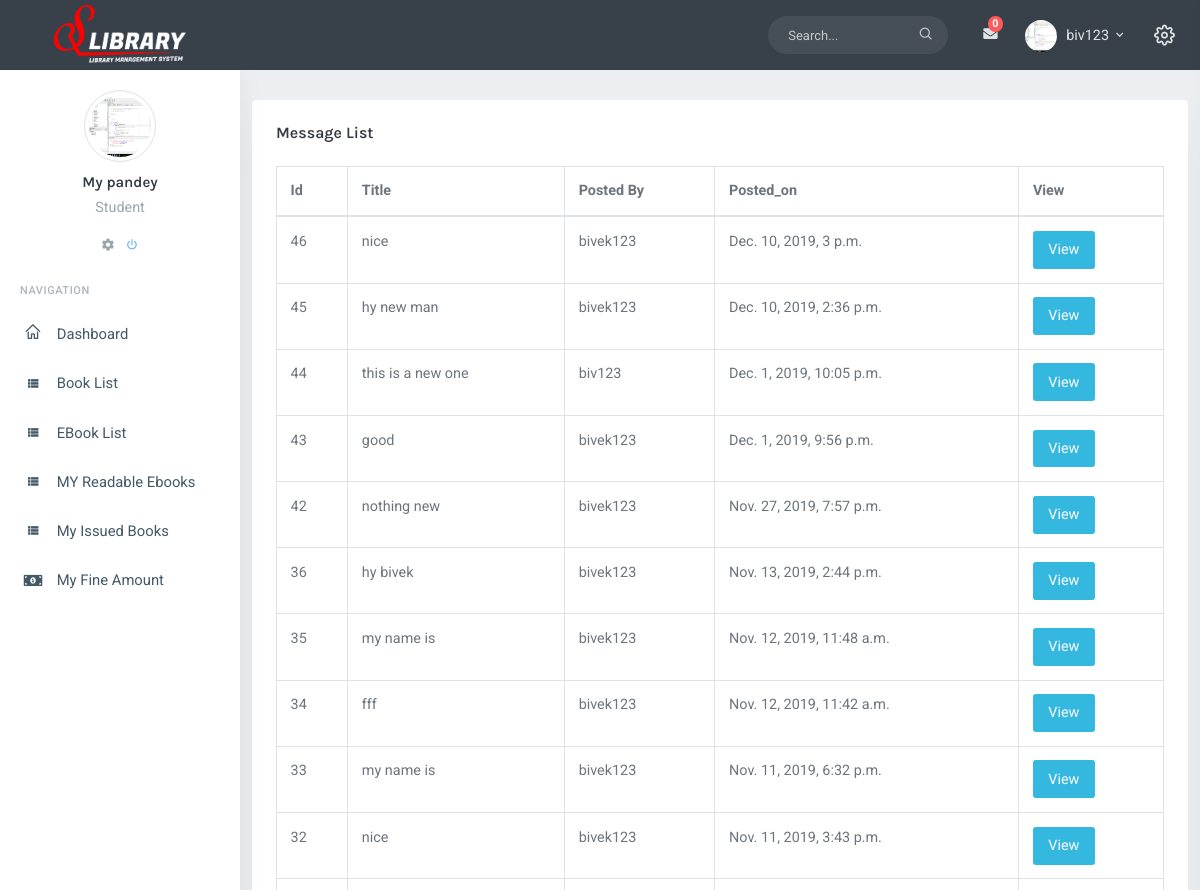
The app's page /view-message/ (signed in, upper part), older data.
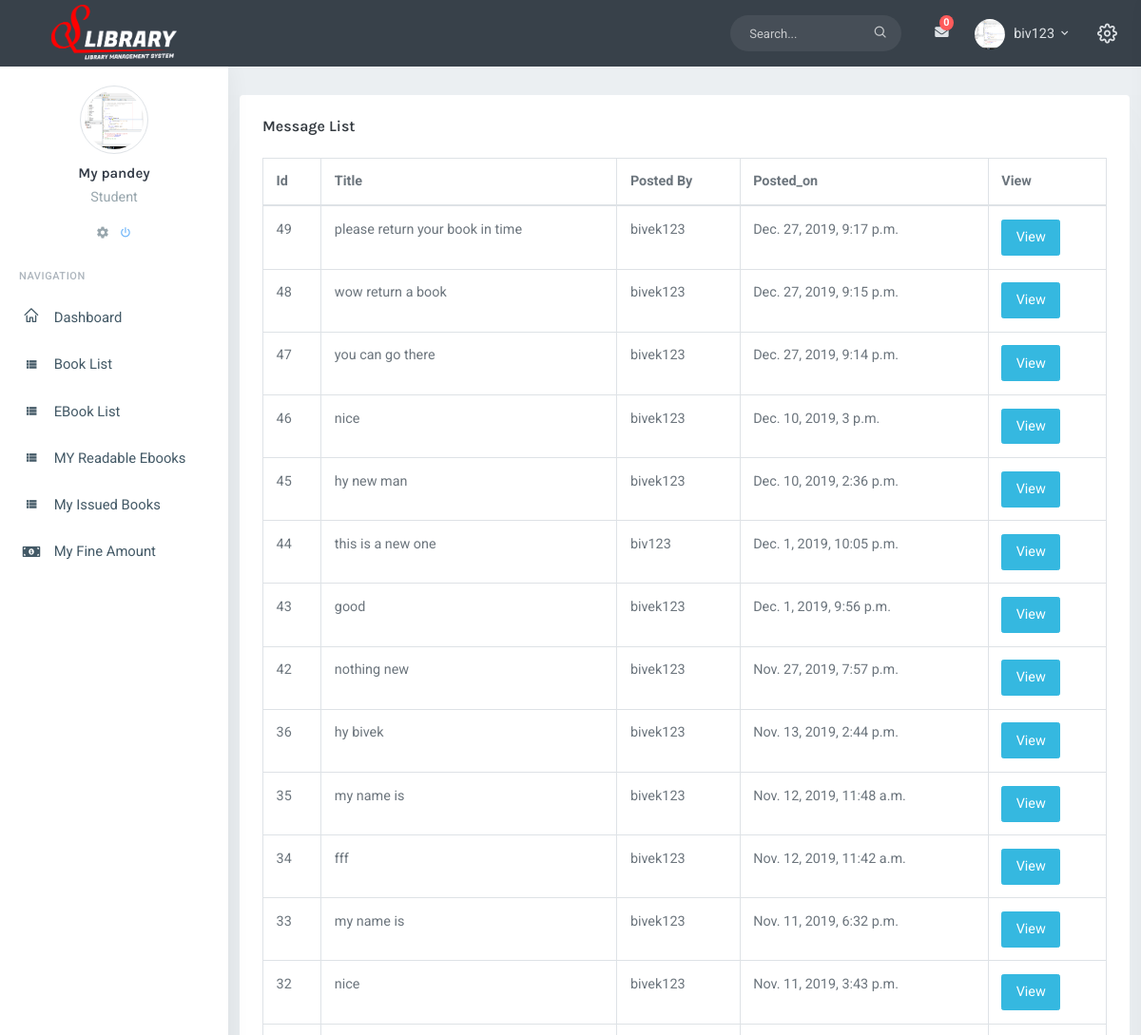
The same page, newer data.
### operations/models.py (models this page shows)
class Message(models.Model):
	title=models.CharField(max_length=120)
	Description=models.TextField()
	Posted_on=models.DateTimeField(auto_now_add=True)
	posted_to=models.ForeignKey(settings.AUTH_USER_MODEL,
		related_name='librarian', on_delete=models.CASCADE)
	posted_by=models.ForeignKey(settings.AUTH_USER_MODEL,
		related_name='std', on_delete=models.CASCADE)
	read=models.BooleanField(default=False)

### account/models.py (models this page shows)
class User(AbstractUser):
	CHOICES = (
        ('Librarian', 'Librarian'),
        ('Student', 'Student'),
    )
	Role=models.CharField(max_length=20,
		choices=CHOICES,
		default='Student')
	profile_pic=models.ImageField(upload_to='profile-pic',
		default='profile-pic/user.jpg')
	barcode=models.ImageField(blank=True, null=True)
	contact=models.CharField(max_length=100)
	is_active=models.BooleanField(default=False)

### operations/decorators.py (the view)
		def wrap(request, *args, **kwargs):
			if request.user.Role in allowed_roles:
				return func(request, *args, **kwargs)
			else:
				raise PermissionDenied

### operations/context_processors.py (called while the page is built)
def my_context_processor(request):
    if request.user.is_authenticated:
        count=Message.objects.filter(posted_to=request.user, read=False).count()
        msgs=Message.objects.filter(posted_to=request.user).order_by('Posted_on')[::-1]
        sent_msgs=Message.objects.filter(
            posted_by=request.user).order_by('Posted_on')[::-1]
        return {
            'count': count,
            'msgs':msgs,
            'sent_msgs':sent_msgs
        }
    return {}

def get_all_catagory(request):
    catagories=Catagory.objects.all()
    return {'catagories':catagories}

def issue_requests(request):
    issue_requests=EbookRequest.objects.all().count()
    return {'issue_requests':issue_requests}

### operations/views.py (called while the page is built)
@login_required
@role_required(allowed_roles=['Student'])
def ViewMessage(request):
    msgs=Message.objects.filter(
        posted_to=request.user
        ).order_by('Posted_on')[::-1]
    return render(request, 'operations/list-msg.html', {
        'msgs':msgs,
        })

### operations/templates/operations/list-msg.html (shortened to what this page needs)
{%extends 'operations/index.html'%}
{% block content %}
<div class="row">
  <div class="col-12">
    <div class="card-box table-responsive">
      <h4 class="mt-0 header-title">Message List</h4>
      <table id="responsive-datatable1" class="table table-bordered table-bordered dt-responsive nowrap">
        <thead>
          <tr>
            <th>Id</th>
            <th>Title</th>
            <th>Posted By</th>
            <th>Posted_on</th>
            <th>View</th>
          </tr>
        </thead>
        <tbody>
          {% for msg in msgs %}
          <tr>
             {% if msg.read == False %}
             <td><h5>{{msg.id}}</h5></td>
            <td><h5>{{msg.title}}</h5></td>
            <td><h5>{{msg.posted_by}}</h5></td>
            <td><h5>{{msg.Posted_on}}</h5></td>
            {% else %}
            <td>{{msg.id}}</td>
            <td>{{msg.title}}</td>
            <td>{{msg.posted_by}}</td>
            <td>{{msg.Posted_on}}</td>
            {% endif %}
            <td><a href="{% url 'view-msg-detail' msg.id%}"><button class="btn btn-info">View</button></a></td>
          </tr>
          {% endfor %}
        </tbody>
      </table>
    </div>
  </div>
</div>
{% endblock%}

Row changes from the older to the newer data that the page shows:
added Message: id "49", title "please return your book in time", posted_by "bivek123", Posted_on "Dec. 27, 2019, 9:17 p.m."
added Message: id "48", title "wow return a book", posted_by "bivek123", Posted_on "Dec. 27, 2019, 9:15 p.m."
added Message: id "47", title "you can go there", posted_by "bivek123", Posted_on "Dec. 27, 2019, 9:14 p.m."
